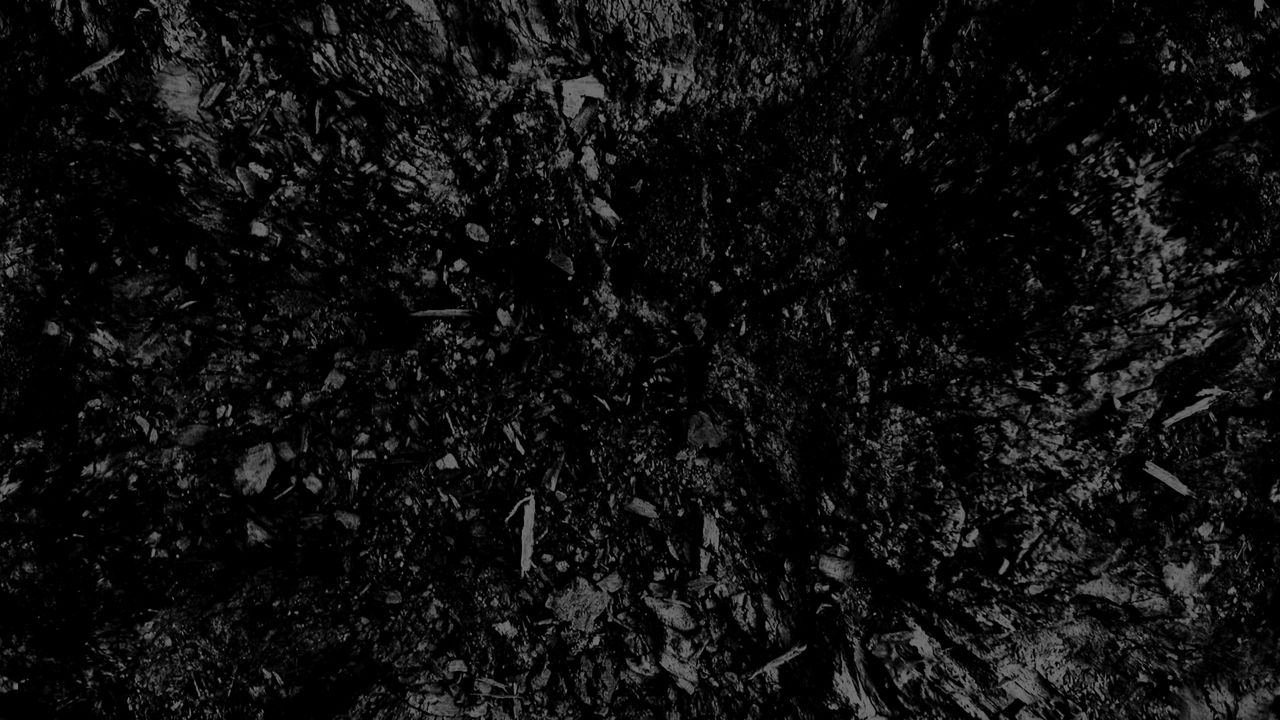
#> input picture resources/background.jpg, 1280 x 720 px, found by its file name
$ python Image_alpha.py
#> lines starting #> are read from the running program, lines starting #| are printed output that depends on the picture; after the words box and inside, x2 and y2 are one past the last pixel; in counts of white or black regions, pixels touching at a corner belong together
import cv2
import os
print(os.getcwd())

# Load image and create a "overlay" image (copy of input image)
image = cv2.imread('Explore_OpenCV/resources/background.jpg')
#> image is the input picture: shape (720, 1280, 3); min 0, max 134, mean 15.7
overlay = image.copy()
original = image.copy() # To show no transparency

# Test coordinates to draw a line
x, y, w, h = 108, 107, 193, 204

# Draw line on overlay and original input image to show difference
cv2.line(overlay, (x, y), (x + w, x + h), (36, 255, 12), 6)
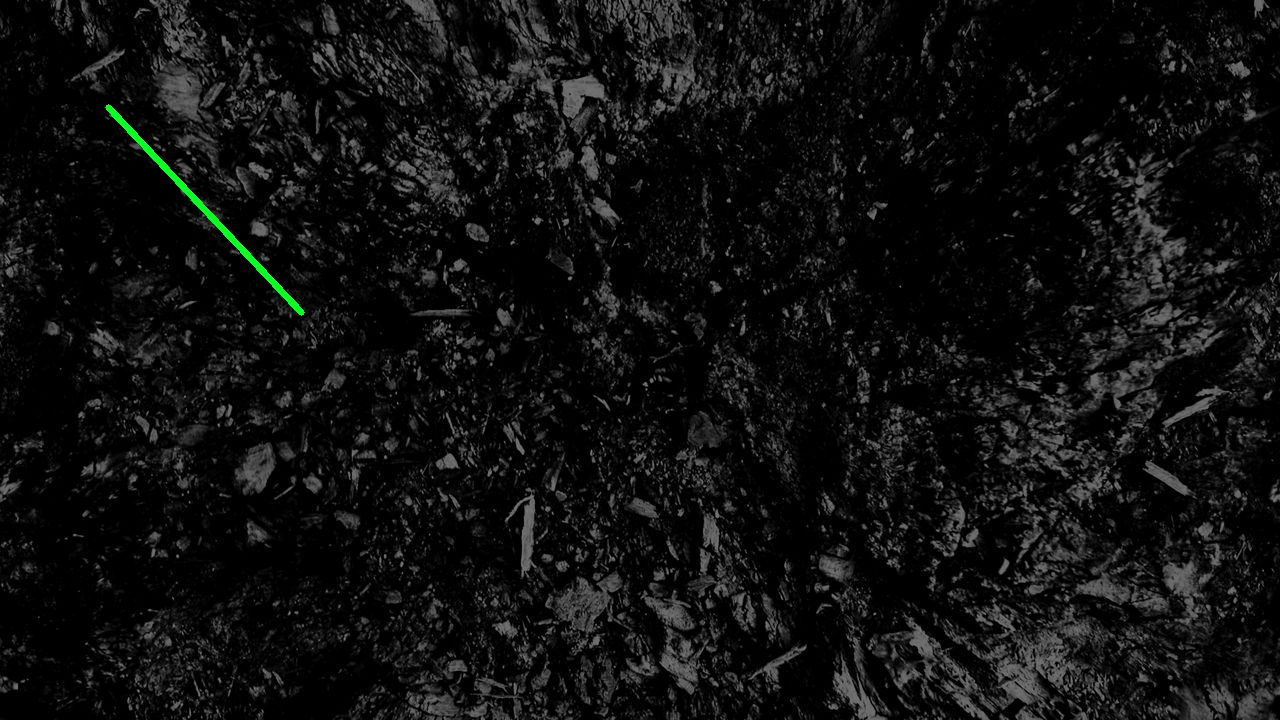
#> overlay: shape (720, 1280, 3); 0.21% of pixels changed, all inside (x1, y1, x2, y2) = (105, 104, 305, 316)
cv2.line(original, (x, y), (x + w, x + h), (36, 255, 12), 6)

# [7 lines of commented-out code are left out]
alpha = 0.25

# Perform weighted addition of the input image and the overlay
result = cv2.addWeighted(overlay, alpha, image, 1 - alpha, 0)

cv2.imshow('result', result)
cv2.imshow('original', original)
cv2.waitKey()
